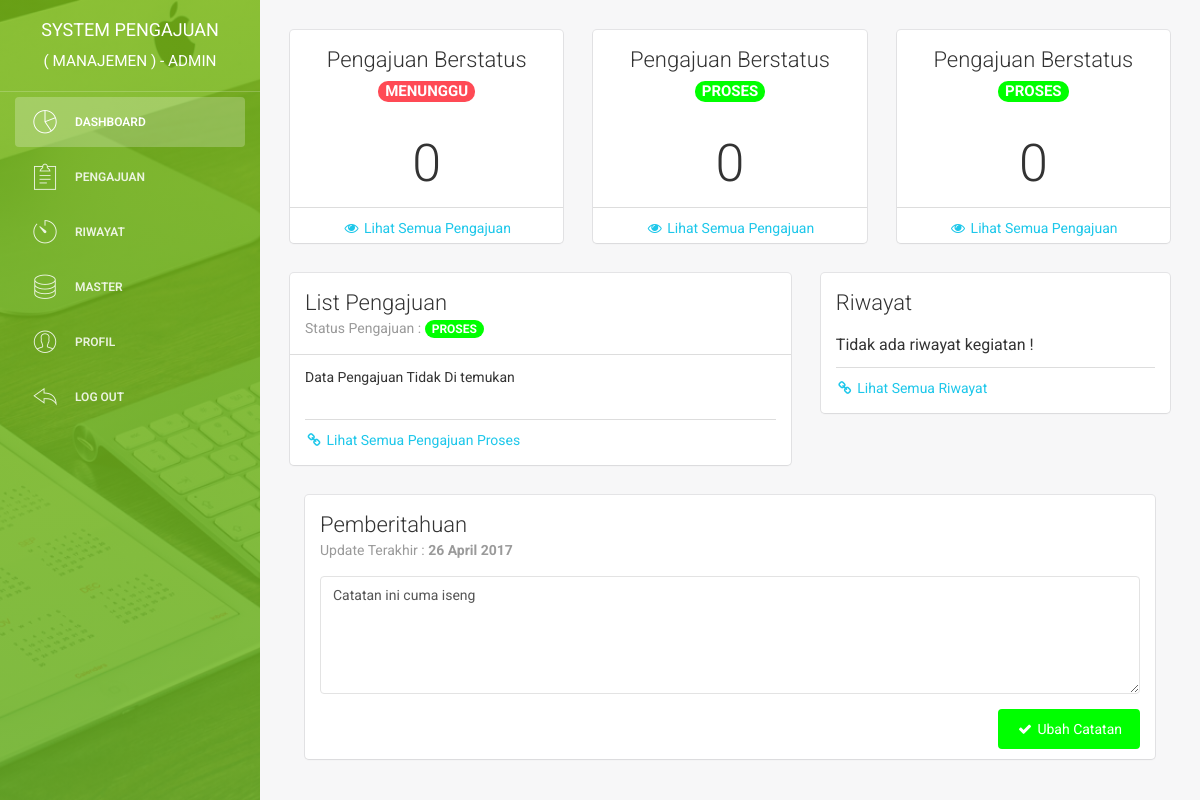
Before: /admin/index (signed in) with the older database file.
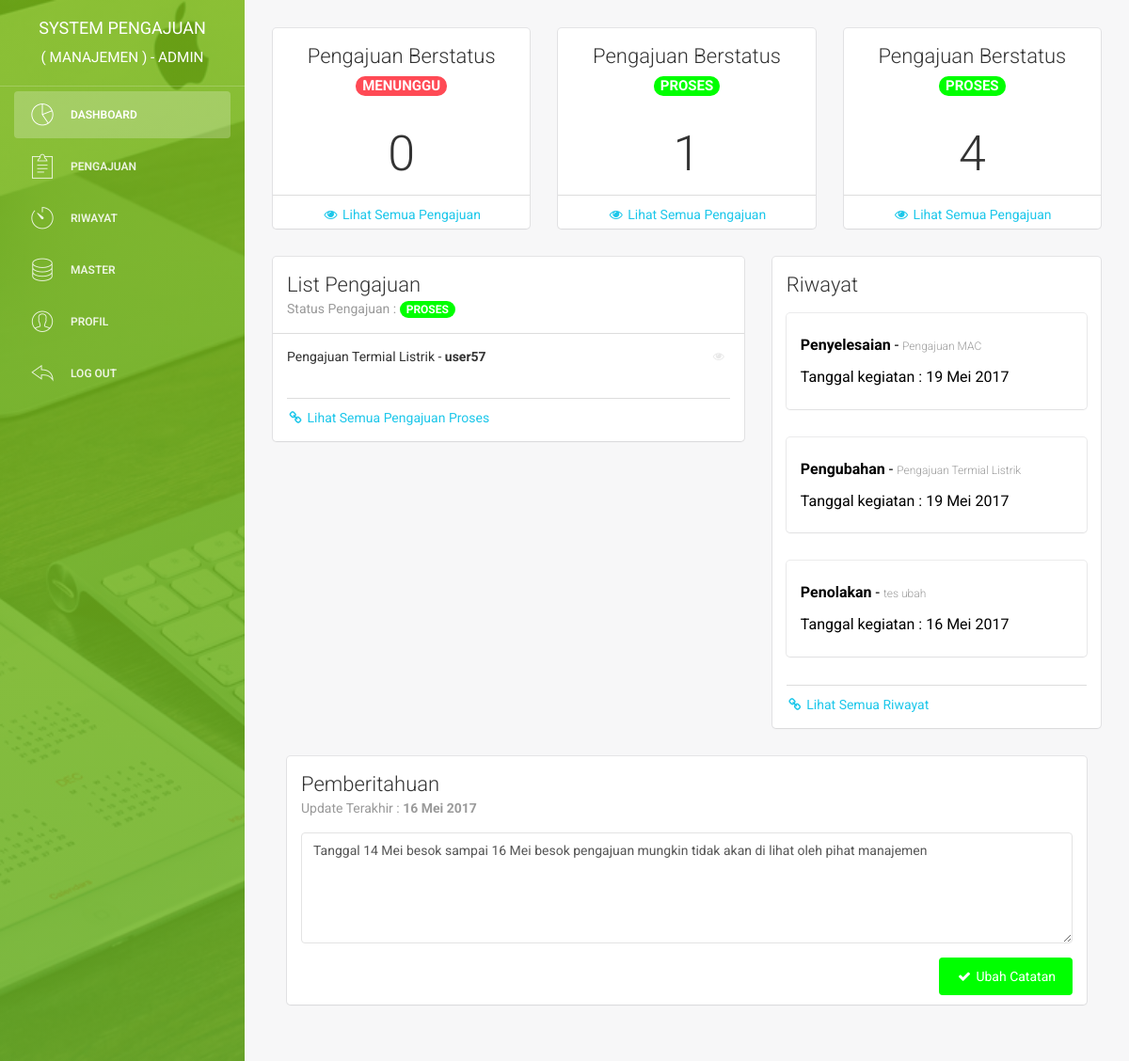
After: the same page with the newer database file.
### tables this page shows
CREATE TABLE `user` (
  `id_user` int(11) NOT NULL,
  `username` varchar(225) NOT NULL,
  `email` varchar(225) NOT NULL,
  `password` varchar(225) NOT NULL,
  `nama_depan` varchar(225) NOT NULL,
  `nama_belakang` varchar(225) NOT NULL,
  `jk` enum('laki-laki','perempuan') NOT NULL,
  `no_hp` varchar(50) NOT NULL,
  `alamat` text NOT NULL,
  `role` enum('manajemen','tim') NOT NULL,
  `pembuatan_akun` date NOT NULL,
  `update_akun` date NOT NULL
);

CREATE TABLE `catatan` (
  `id_catatan` varchar(5) NOT NULL,
  `catatan` text NOT NULL,
  `update_catatan` date NOT NULL
);

CREATE TABLE `pengajuan` (
  `id_pengajuan` int(11) NOT NULL,
  `pengajuan` varchar(225) NOT NULL,
  `id_user` int(11) NOT NULL,
  `id_jenis_pengajuan` int(11) NOT NULL,
  `tanggal_pengajuan` date NOT NULL,
  `gambar` varchar(225) NOT NULL,
  `biaya` int(225) NOT NULL,
  `alasan` text NOT NULL,
  `keterangan` text NOT NULL,
  `jadwal_pelaksanaan` date NOT NULL,
  `catatan` text NOT NULL,
  `status` enum('menunggu','proses','selesai') NOT NULL,
  `update_pengajuan` date NOT NULL
);

CREATE TABLE `riwayat` (
  `id_riwayat` int(11) NOT NULL,
  `kegiatan` varchar(225) NOT NULL,
  `kegiatan2` varchar(225) NOT NULL,
  `kegiatan3` varchar(225) NOT NULL,
  `catatan` text NOT NULL,
  `jenis_riwayat` varchar(225) NOT NULL,
  `id_pengajuan` int(11) NOT NULL,
  `tanggal_kegiatan` date NOT NULL,
  `notifikasi` enum('1','0') NOT NULL
);

### admin/index.php (the view, shortened to what this page needs)
<?php
    include '../system/koneksi.php';
    function tanggal_indo($tanggal){
        $bulan = array (1 =>   'Januari',
                'Februari',
                'Maret',
                'April',
                'Mei',
                'Juni',
                'Juli',
                'Agustus',
                'September',
                'Oktober',
                'November',
                'Desember'
        );
        $split = explode('-', $tanggal);
        return $split[2] . ' ' . $bulan[ (int)$split[1] ] . ' ' . $split[0];
    }
?>
<!doctype html>
<html lang="en">
<head>
    <link href="../assets/css/bootstrap.min.css" rel="stylesheet" />
    <link href="../assets/css/animate.min.css" rel="stylesheet"/>
    <link href="../assets/css/light-bootstrap-dashboard.css" rel="stylesheet"/>
    <link href="../assets/css/demo.css" rel="stylesheet" />
    <link href="http://maxcdn.bootstrapcdn.com/font-awesome/4.2.0/css/font-awesome.min.css" rel="stylesheet">
    <link href="../assets/css/pe-icon-7-stroke.css" rel="stylesheet" />
    <link rel="stylesheet" href="../assets/dist/sweetalert.css">
</head>
<body>
    <div class="wrapper">
        <div class="sidebar" data-color="green" data-image="../assets/img/sidebar.jpg">
            <div class="sidebar-wrapper">
                <div class="logo">
                    <a href="index" class="simple-text">
    <?php
    $query_login = "SELECT * FROM user WHERE email ='$_SESSION[email]'";
        $result_login = mysqli_query($con, $query_login);
        $data_login = mysqli_fetch_assoc($result_login);
        $username = $data_login["username"];
    ?>
                        System Pengajuan<br><small>( MANAJEMEN ) - <?php echo $username ?></small>
                    </a>
                </div>
                <ul class="nav">
                    <li class="active">
                        <a href="index">
                            <i class="pe pe-7s-graph"></i>
                            <p>Dashboard</p>
                        </a>
                    </li>
                    <li>
                        <a href="pengajuan">
                            <i class="pe pe-7s-note2"></i>
                            <p>Pengajuan</p>
                        </a>
                    </li>
                    <li>
                        <a href="riwayat">
                            <i class="pe pe-7s-timer"></i>
                            <p>Riwayat</p>
                        </a>
                    </li>
                    <li>
                        <a data-toggle="collapse" href="#componentsExamples">
                            <i class="pe-7s-server"></i>
                            <p>Master</p>
                        </a>
                    </li>
                    <li>
                        <a href="profil">
                            <i class="pe pe-7s-user"></i>
                            <p>Profil</p>
                        </a>
                    </li>
                    <li>
                        <a href="#" onclick = "logout()">
                            <i class="pe pe-7s-back"></i>
                            <p>Log out</p>
                        </a>
                    </li>
                </ul>
            </div>
        </div>
        <div class="main-panel">
            <div class="content">
                <div class="container-fluid">
                    <div class="row">
                        <div class="col-md-4">
                            <div class="card">
                                <div class="header">
                                    <h4 class="title" align="center">
                                        Pengajuan Berstatus <br>
                                        <span class="badge menunggu indextitle upper">Menunggu</span>
                                    </h4>
                                </div>
    <?php
        $query_menunggu = "SELECT * FROM pengajuan WHERE status LIKE 'menunggu'";
        $result_menunggu = mysqli_query($con, $query_menunggu);
        $banyakdata_menunggu = $result_menunggu->num_rows;
    ?>
                                <div align="center">
                                    <h1><?php echo $banyakdata_menunggu ?></h1>
                                    <div class="footer">
                                        <hr>
                                        <div class="stats">
                                            <a href="pengajuan">
                                                <i class="fa fa-eye"></i> Lihat Semua Pengajuan
                                            </a>
                                        </div>
                                    </div>
                                </div>
                            </div>
                        </div>
                        <div class="col-md-4">
                            <div class="card">
                                <div class="header">
                                    <h4 class="title" align="center">
                                    Pengajuan Berstatus <br>
                                    <span class="badge proses indextitle upper">Proses</span>
                                    </h4>
                                </div>
    <?php
        $query_proses = "SELECT * FROM pengajuan WHERE status LIKE 'proses'";
        $result_proses = mysqli_query($con, $query_proses);
        $banyakdata_proses = $result_proses->num_rows;
    ?>
                                <div align="center">
                                    <h1><?php echo $banyakdata_proses ?></h1>
                                    <div class="footer">
                                        <hr>
                                        <div class="stats">
                                            <a href="pengajuan">
                                                <i class="fa fa-eye"></i> Lihat Semua Pengajuan
                                            </a>
                                        </div>
                                    </div>
                                </div>
                            </div>
                        </div>
                        <div class="col-md-4">
                            <div class="card">
                                <div class="header">
                                    <h4 class="title" align="center">
                                    Pengajuan Berstatus <br>
                                    <span class="badge proses indextitle upper">Proses</span>
                                    </h4>
                                </div>
    <?php
        $query_selesai = "SELECT * FROM pengajuan WHERE status LIKE 'selesai'";
        $result_selesai = mysqli_query($con, $query_selesai);
        $banyakdata_selesai = $result_selesai->num_rows;
    ?>
                                <div align="center">
                                    <h1><?php echo $banyakdata_selesai ?></h1>
                                    <div class="footer">
                                        <hr>
                                        <div class="stats">
                                            <a href="pengajuan">
                                                <i class="fa fa-eye"></i> Lihat Semua Pengajuan
                                            </a>
                                        </div>
                                    </div>
                                </div>
                            </div>
                        </div>
                    </div>
                    <div class="row">
                        <div class="col-md-7">
                            <div class="card ">
                                <div class="header">
                                    <h4 class="title">List Pengajuan</h4>
                                    <p class="category">Status Pengajuan :
                                        <span class="badge proses upper">proses</span>
                                    </p>
                                </div>
                                <div class="content">
                                    <div class="table-full-width">
                                        <table class="table">
                                            <tbody>
    <?php
        $query_pengajuan = "SELECT a.id_pengajuan, a.pengajuan, a.id_user,  b.username, a.status
                                FROM pengajuan AS a INNER JOIN user AS b WHERE a.id_user = b.id_user
                                AND a.status = 'proses' LIMIT 7 ";
        $result_pengajuan = mysqli_query($con, $query_pengajuan);
        if($result_pengajuan->num_rows == 0){
                echo "<tr>
                    <td colspan='3'>Data Pengajuan Tidak Di temukan</td>
                </tr>";
        }
        else {
            while($data_pengajuan = mysqli_fetch_assoc($result_pengajuan)){
                                            echo '<tr>
                                                <td> '.$data_pengajuan['pengajuan'].' - <b>'.$data_pengajuan['username'].'</b></td>
                                                <td class="td-actions text-right">
                                                    <a href="detail_pengajuan?id='.$data_pengajuan['id_pengajuan'].'">
                                                        <button type="button" rel="tooltip" title="Lihat Pengajuan" class="btn btn-info btn-simple btn-xs">
                                                            <i class="fa fa-eye"></i>
                                                        </button>
                                                    </a>
                                                </td>
                                            </tr>';
            }
        }
    ?>
                                            </tbody>
                                        </table>
                                    </div>
                                    <div class="footer">
                                        <hr>
                                        <div class="stats">
                                            <a href="pengajuan">
                                                <i class="fa fa-link"></i>
                                                Lihat Semua Pengajuan Proses
                                            </a>
                                        </div>
                                    </div>
                                </div>
                            </div>
                        </div>
                        <div class="col-md-5">
                            <div class="card">
                                <div class="header">
                                    <h4 class="title">Riwayat</h4>
                                </div>
                                <div class="content">
    <?php
        $query2 = "SELECT a.id_riwayat, a.kegiatan, a.id_pengajuan, b.pengajuan,
                a.jenis_riwayat, a.kegiatan3, a.tanggal_kegiatan, b.id_user, a.notifikasi FROM riwayat
                AS a INNER JOIN pengajuan AS b WHERE a.id_pengajuan = b.id_pengajuan
                ORDER BY id_riwayat DESC LIMIT 3" ;
        $result2 = mysqli_query($con, $query2);
        if($result2->num_rows == 0){
                    echo "<p>Tidak ada riwayat kegiatan !</p>";
        }
        else {
            while($data2 = mysqli_fetch_assoc($result2)){
                            echo '<a href="detail_pengajuan?id='.$data2['id_pengajuan'].'" style="color:black">
                                <div class="card">
                                    <div class="content">
                                        <input type="hidden" name="id_pengajuan" value="'.$data2['id_pengajuan'].'">
                                        <h5><b>'.$data2['jenis_riwayat'].' </b> - <small>'.$data2['pengajuan'].'</small></h5>
                                        <h5>Tanggal kegiatan : '.tanggal_indo($data2['tanggal_kegiatan']).'</h5>
                                    </div>
                                </div>
                            </a>';
            }
        }
    ?>
                                    <div class="footer">
                                        <hr>
                                        <div class="stats">
                                            <a href="riwayat"><i class="fa fa-link"></i> Lihat Semua Riwayat </a>
                                        </div>
                                    </div>
                                </div>
                            </div>
                        </div>
                    </div>
    <?php
        $query_catatan = "SELECT * FROM catatan";
        $result_catatan = mysqli_query($con, $query_catatan);
        $data_catatan = mysqli_fetch_assoc($result_catatan);
    ?>
                    <div class="col-md-12">
                        <div class="card">
                            <form id="form_catatan" method="post" action="system/proses_catatan">
                                <div class="header">
                                    <h4 class="title">Pemberitahuan</h4>
                                    <p class="category">Update Terakhir : <b><?php echo tanggal_indo($data_catatan['update_catatan']) ?></b></p>
                                </div>
                                <div class="content">
                                    <div class="form-group">
                                        <textarea rows="5" class="form-control" placeholder="Tidak Ada Catatan !" name="catatan" id="form_catatan"><?php echo $data_catatan['catatan'] ?></textarea>
                                    </div>
                                <div align="right">
                                    <button type="submit" name="input" rel="tooltip" title="Konfirmasi" class="btn btn-primary btn-fill">
                                        <i class="fa fa-check"></i> Ubah Catatan
                                    </button>
                                </div>
                            </form>
                        </div>
                    </div>
                </div>
            </div>
        </div>
    </div>
</body>
</html>

Changed rows visible on the page:
added pengajuan: pengajuan "Pengajuan Termial Listrik", id_user.username "user57"
added riwayat: jenis_riwayat "Penyelesaian", id_pengajuan.pengajuan "Pengajuan MAC", tanggal_kegiatan "19 Mei 2017"
added riwayat: jenis_riwayat "Pengubahan", id_pengajuan.pengajuan "Pengajuan Termial Listrik", tanggal_kegiatan "19 Mei 2017"
added riwayat: jenis_riwayat "Penolakan", id_pengajuan.pengajuan "tes ubah", tanggal_kegiatan "16 Mei 2017"
changed catatan: update_catatan "26 April 2017" → "16 Mei 2017"; catatan "Catatan ini cuma iseng" → "Tanggal 14 Mei besok sampai 16 Mei besok pengajuan mungkin tidak akan di lihat oleh pihat manajemen"
Other visible differences:
$banyakdata_proses: "0" → "1"
$banyakdata_selesai: "0" → "4"
text no longer shown: "Data Pengajuan Tidak Di temukan Tidak ada riwayat kegiatan !"
